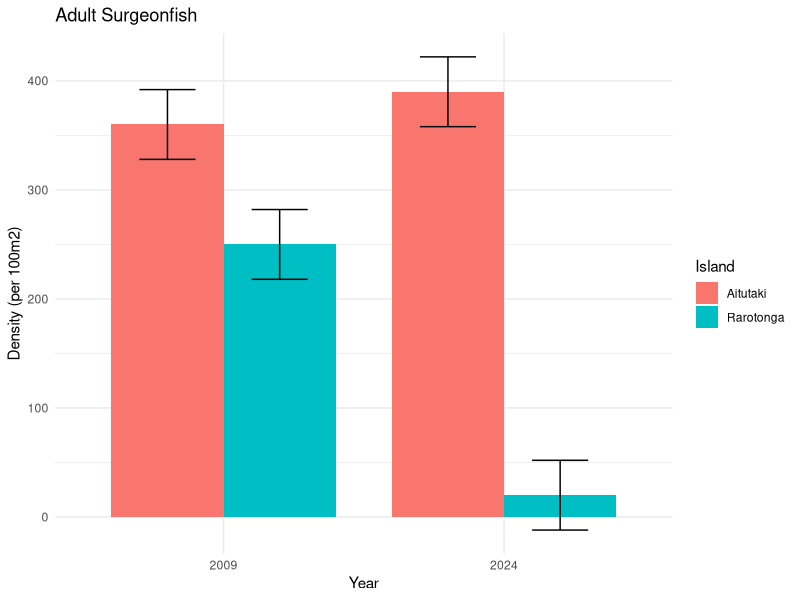
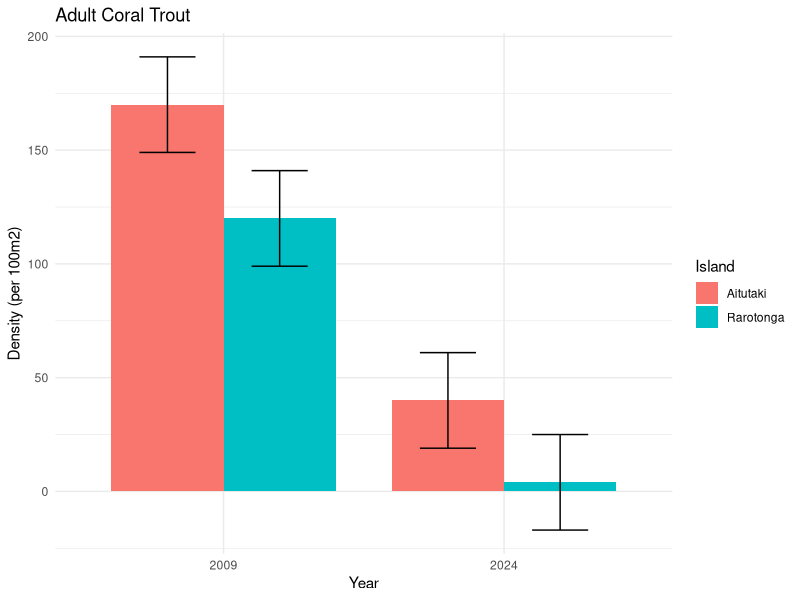
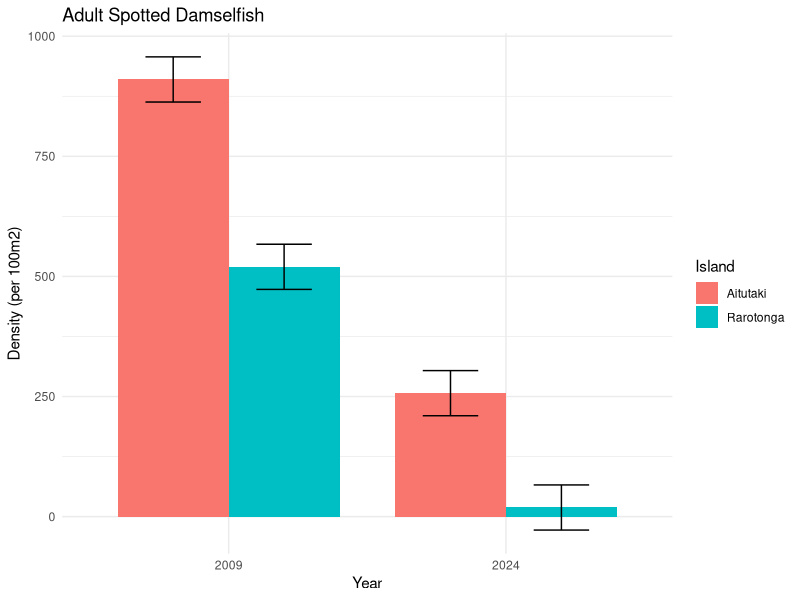
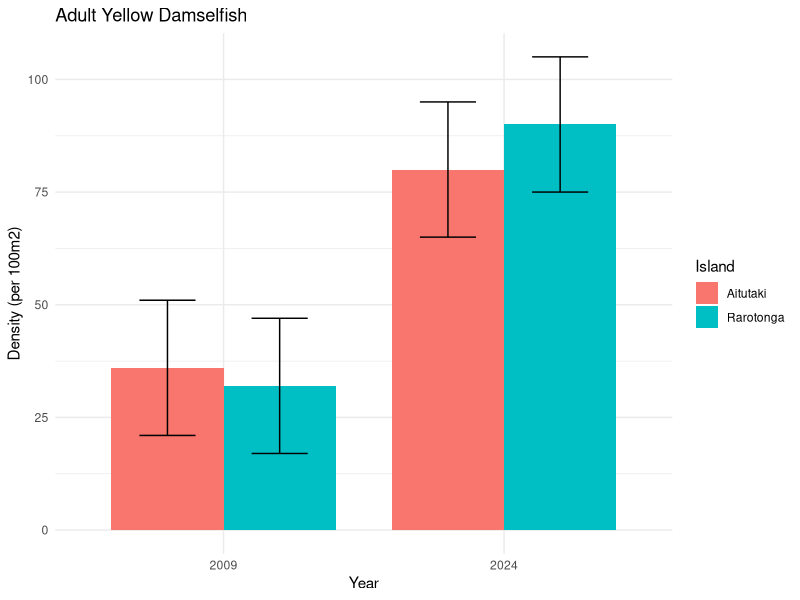
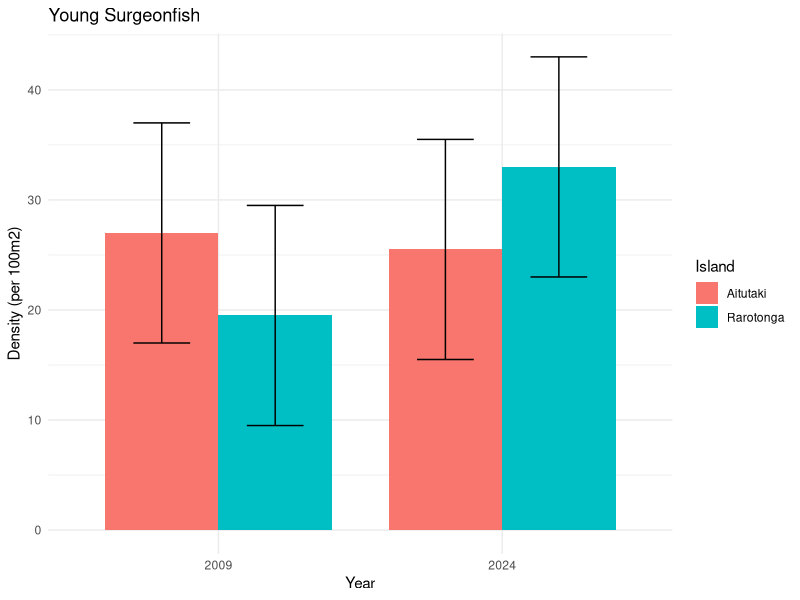
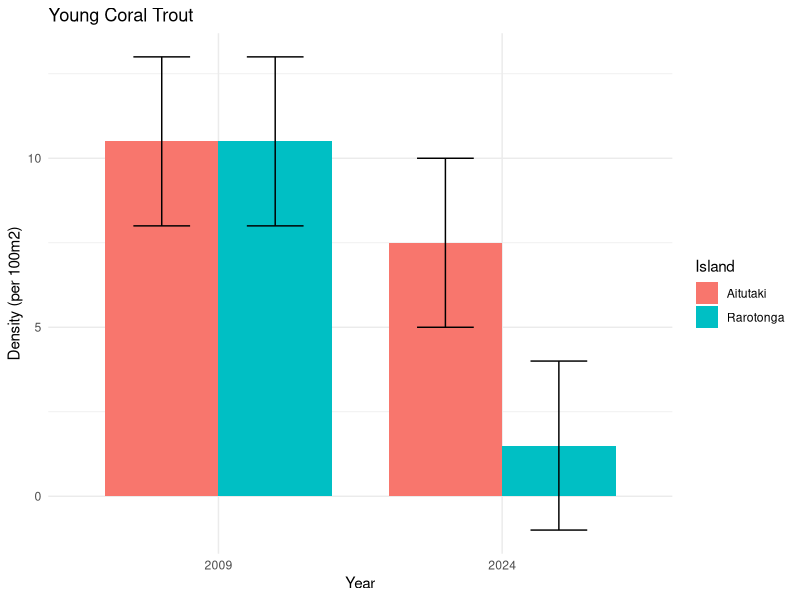
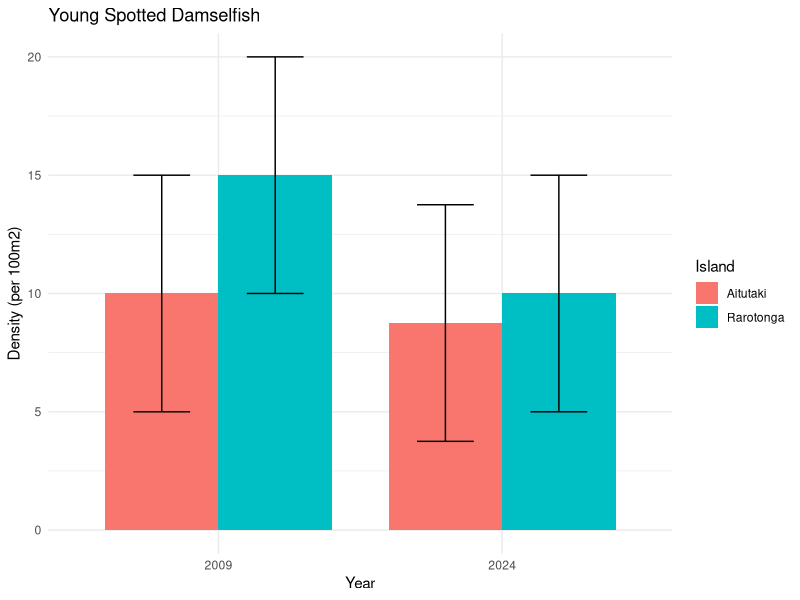
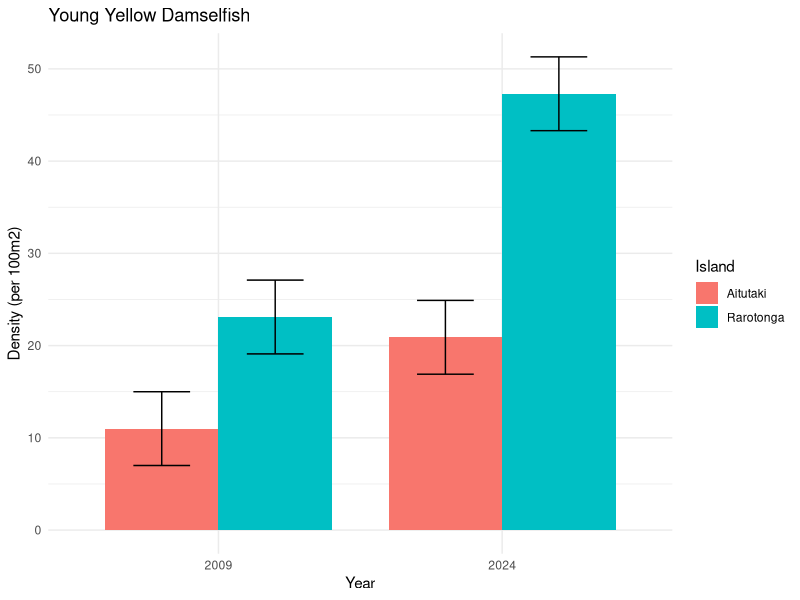

These charts were generated, in order, by the following R code:
## ---- chunk 1
knitr::opts_chunk$set(echo = TRUE)

library(ggplot2)
library(readr)
library(dplyr)
library(tidyr)
library(tidyverse)
library(broom)

adult_fish <- read_csv("adult_fish.csv") %>%
  drop_na()
as.numeric("Density")
## ---- chunk 2
adult_surgeonfish <- adult_fish %>%
  filter(Fish == "Surgeonfish")

adult_surgeonfish_plot <- ggplot(adult_surgeonfish, aes(x = as.factor(Year), y = Density, fill = as.factor(Island))) +
  geom_bar(stat = "identity", position = "dodge", width = 0.8) +
  labs(x = "Year", y = "Density (per 100m2)", title = "Adult Surgeonfish") +
  guides(fill = guide_legend(title = "Island")) +
  geom_errorbar( aes(ymin = Density - 32, ymax = Density + 32), width=0.4, colour="black", width = 0.08, position = position_dodge(0.8)) +
  theme_minimal() 
adult_surgeonfish_plot

ggsave("adult_surgeonfish_plot.jpeg", width = 7, height = 4, units = "in")
## ---- chunk 3
adult_coraltrout <- adult_fish %>%
  filter(Fish == "Coral Trout")

adult_coraltrout_plot <- ggplot(adult_coraltrout, aes(x = as.factor(Year), y = Density, fill = as.factor(Island))) +
 geom_bar(stat = "identity", position = "dodge", width = 0.8) +
  labs(x = "Year", y = "Density (per 100m2)", title = "Adult Coral Trout") +
  guides(fill = guide_legend(title = "Island")) +
 geom_errorbar( aes(ymin = Density - 21, ymax = Density + 21), width=0.4, colour="black", width = 0.08, position = position_dodge(0.8)) +
 theme_minimal() 
adult_coraltrout_plot

ggsave("adult_coraltrout_plot.jpeg", width = 7, height = 4, units = "in")
## ---- chunk 4
adult_spotteddamsel <- adult_fish %>%
  filter(Fish == "Spotted Damselfish")

adult_spotteddamsel_plot <- ggplot(adult_spotteddamsel, aes(x = as.factor(Year), y = Density, fill = as.factor(Island))) +
 geom_bar(stat = "identity", position = "dodge", width = 0.8) +
  labs(x = "Year", y = "Density (per 100m2)", title = "Adult Spotted Damselfish") +
  guides(fill = guide_legend(title = "Island")) +
 geom_errorbar( aes(ymin = Density - 47, ymax = Density + 47), width=0.4, colour="black", width = 0.08, position = position_dodge(0.8)) +
 theme_minimal() 
adult_spotteddamsel_plot

ggsave("adult_spotteddamsel_plot.jpeg", width = 7, height = 4, units = "in")
## ---- chunk 5
adult_yellowdamsel <- adult_fish %>%
  filter(Fish == "Yellow Damselfish")

adult_yellowdamsel_plot <- ggplot(adult_yellowdamsel, aes(x = as.factor(Year), y = Density, fill = as.factor(Island))) +
 geom_bar(stat = "identity", position = "dodge", width = 0.8) +
  labs(x = "Year", y = "Density (per 100m2)", title = "Adult Yellow Damselfish") +
  guides(fill = guide_legend(title = "Island")) +
 geom_errorbar( aes(ymin = Density - 15, ymax = Density + 15), width=0.4, colour="black", width = 0.08, position = position_dodge(0.8)) +
 theme_minimal() 
adult_yellowdamsel_plot

ggsave("adult_yellowdamsel_plot.jpeg", width = 7, height = 4, units = "in")
## ---- chunk 6
young_fish <- read_csv("juve_fish.csv") %>%
drop_na()
as.numeric("Density")
## ---- chunk 7
young_surgeonfish <- young_fish %>%
  filter(Fish == "Surgeonfish")

young_surgeonfish_plot <- ggplot(young_surgeonfish, aes(x = as.factor(Year), y = Density, fill = as.factor(Island))) +
  geom_bar(stat = "identity", position = "dodge", width = 0.8) +
  labs(x = "Year", y = "Density (per 100m2)", title = "Young Surgeonfish") +
  guides(fill = guide_legend(title = "Island")) +
  geom_errorbar( aes(ymin = Density - 10.0, ymax = Density + 10.0), width=0.4, colour="black", width = 0.08, position = position_dodge(0.8)) +
  theme_minimal() 
young_surgeonfish_plot

ggsave("young_surgeonfish_plot.jpeg", width = 7, height = 4, units = "in")
## ---- chunk 8
young_coraltrout <- young_fish %>%
  filter(Fish == "Coral Trout")

young_coraltrout_plot <- ggplot(young_coraltrout, aes(x = as.factor(Year), y = Density, fill = as.factor(Island))) +
 geom_bar(stat = "identity", position = "dodge", width = 0.8) +
  labs(x = "Year", y = "Density (per 100m2)", title = "Young Coral Trout") +
  guides(fill = guide_legend(title = "Island")) +
 geom_errorbar( aes(ymin = Density - 2.5, ymax = Density + 2.5), width=0.4, colour="black", width = 0.08, position = position_dodge(0.8)) +
 theme_minimal() 
young_coraltrout_plot

ggsave("young_coraltrout_plot.jpeg", width = 7, height = 4, units = "in")
## ---- chunk 9
young_spotteddamsel <- young_fish %>%
  filter(Fish == "Spotted Damselfish")

young_spotteddamsel_plot <- ggplot(young_spotteddamsel, aes(x = as.factor(Year), y = Density, fill = as.factor(Island))) +
 geom_bar(stat = "identity", position = "dodge", width = 0.8) +
  labs(x = "Year", y = "Density (per 100m2)", title = "Young Spotted Damselfish") +
  guides(fill = guide_legend(title = "Island")) +
 geom_errorbar( aes(ymin = Density - 5.0, ymax = Density + 5.0), width=0.4, colour="black", width = 0.08, position = position_dodge(0.8)) +
 theme_minimal() 
young_spotteddamsel_plot

ggsave("young_spotteddamsel_plot.jpeg", width = 7, height = 4, units = "in")
## ---- chunk 10
young_yellowdamsel <- young_fish %>%
  filter(Fish == "Yellow Damselfish")

young_yellowdamsel_plot <- ggplot(young_yellowdamsel, aes(x = as.factor(Year), y = Density, fill = as.factor(Island))) +
 geom_bar(stat = "identity", position = "dodge", width = 0.8) +
  labs(x = "Year", y = "Density (per 100m2)", title = "Young Yellow Damselfish") +
  guides(fill = guide_legend(title = "Island")) +
 geom_errorbar( aes(ymin = Density - 4.0, ymax = Density + 4.0), width=0.4, colour="black", width = 0.08, position = position_dodge(0.8)) +
 theme_minimal() 
young_yellowdamsel_plot

ggsave("young_yellowdamsel_plot.jpeg", width = 7, height = 4, units = "in")
